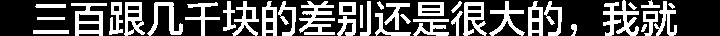
#> input picture picReg/wumiiTrainImage/newImage/5.png, 720 x 36 px, found by its file name
$ python locateStr4.py   (Python 2 division)
#> lines starting #> are read from the running program, lines starting #| are printed output that depends on the picture; after the words box and inside, x2 and y2 are one past the last pixel; in counts of white or black regions, pixels touching at a corner belong together
#coding:utf-8
import cv2
import os
import numpy as np
import matplotlib.pyplot as plt

class myLocate(object):
    """ """
    def readImg(self,imgPath):
        """ 读取图片"""
        img=cv2.imread(imgPath)
#> img is the input picture: shape (36, 720, 3); 33.4% white; 37 white regions, largest, box (x1, y1, x2, y2) and area: (603, 0, 639, 36) 617, (299, 1, 335, 35) 615, (71, 3, 107, 36) 549
        return img

    # [29 lines left out: functions getImgPathList, showImg, delStrUp, not called in this run]

    def tailorRow(self,thresh):
        """删除圈上下的空白行"""
        m,n=thresh.shape#181 720
#> m = 36; n = 720
        xList=[]
        for x in range(m):
            tNdarry= thresh[x][:]
            #print type(tNdarry)
            tNdarryBool=tNdarry!=0
            #print len(tNdarry)
            if True in tNdarryBool:
                xList.append(x)
#> after the loop, xList = 36 values from 0 to 35

        xMin=min(xList)
#> xMin = 0
        xMax=max(xList)#
#> xMax = 35
        imgTest=thresh[xMin:xMax+1]
        #去掉上方的字
        #imgTest=self.delStrUp(thresh,imgTest,xMax)
        #self.showImg("imgTest",imgTest)
        return imgTest

    def tailorColumn(self,thresh):
        """ 去掉圈左右的灰度值为0的列"""
        m,n=thresh.shape
#> m = 36; n = 720
        #print threshT.shape
        yList=[]
        for y in range(n):
            tNdarry= thresh[:,y]
            #print tNdarry
            #print type(tNdarry)
            tNdarryBool=tNdarry!=0
            #print len(tNdarry)
            if True in tNdarryBool:
                yList.append(y)
#> after the loop, yList = 568 values from 33 to 676
        yMin=min(yList)
#> yMin = 33
        yMax=max(yList)
#> yMax = 676
        imgTest=thresh[:,yMin:yMax]
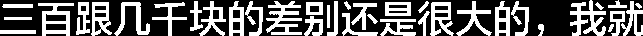
#> imgTest: shape (36, 643); 37.4% white; 37 white regions, largest, box (x1, y1, x2, y2) and area: (570, 0, 606, 36) 617, (266, 1, 302, 35) 615, (38, 3, 74, 36) 549

        return imgTest

    def getContinutIndexDict(self,sumCol):
        """ 找到列表中连续的不为0 的 下标"""
        #找到第一个零元素
        tDict={}
        tList=[]

        zeroFirstIndex=sumCol.index(0)

        controlIndex=0
        for i in range(zeroFirstIndex,len(sumCol)-1):
            sum1=sumCol[i]
            if sum1==0:
                tList.append(i)
            else:
                if len(tList)!=0:
                    tDict[controlIndex]=tList
                    controlIndex+=1
                    tList=[]
        return tDict

    def cutByColSapce(self,img_Col):
        """ 包含多个图形的分成多个图(目前只有行上存在多个图)"""
        imgList=[]
        m,n=img_Col.shape
#> m = 36; n = 643
        sumCol=[]
        for y in range(n):#列投影，计算每一列的和
            tNdarry = img_Col[:, y]
            sum1=sum(tNdarry)
            sumCol.append(sum1)
#> this loop made 643 passes
#> sum1 on passes 1 to 3: 1020, 1020, 1275
#> after the loop, sumCol = 643 values, max 8925 at index 334, min 0 at index 36, mean 3434.4
        if 0 in sumCol:
            # 获取列投影为零的列标
            continutIndexDict = self.getContinutIndexDict(sumCol)
#> in getContinutIndexDict, `zeroFirstIndex=sumCol.index(0)`: zeroFirstIndex = 36
#> the loop in getContinutIndexDict, `for i in range(zeroFirstIndex,len(sumCol)-1):` made 606 passes
#> sum1 on passes 1 to 12: 0, 0, 765, 765, 765, 765, 7140, 7140, 7140, 7140, 3315, 3570
#> after the loop in getContinutIndexDict, `for i in range(zeroFirstIndex,len(sumCol)-1):`: controlIndex = 20; tDict = 20 items; tList = []
#> continutIndexDict = 20 items
            # 将不为零的图像切出
            yMin = 0#
            yMax=n
#> yMax = 643
            for k in continutIndexDict:
                tList = continutIndexDict[k]
                yMax1 = max(tList) + 1
                yMin1 = min(tList)
                img = img_Col[:, yMin:yMin1]
                #self.showImg("t", img)
                yMin = yMax1
                imgList.append(img)
#> this loop made 20 passes
#> (tList, yMax1, yMin1, yMin) on passes 1 to 12: ([36, 37], 38, 36, 38), ([74, 75], 76, 74, 76), ([90], 91, 90, 91), ([112, 113], 114, 112, 114), ([150, 151], 152, 150, 152), ([187, 188, 189], 190, 187, 190), ([226, 227, 228], 229, 226, 229), ([244], 245, 244, 245), ([263, 264, 265], 266, 263, 266), ([302, 303], 304, 302, 304), ([323, 324, 325, 326], 327, 323, 327), ([338, 339, 340, 341], 342, 338, 342)
#> (yMax1, yMin1, yMin) on pass 19: (570, 544, 570)
#> pass 1, in cutByColSapce, `img = img_Col[:, yMin:yMin1]`:
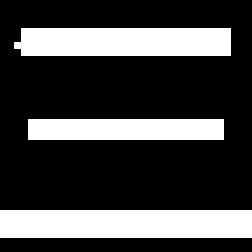
#> img: shape (36, 36) (shown 7 times larger); 26.9% white; 3 white regions, box (x1, y1, x2, y2) and area: (0, 30, 36, 34) 144, (2, 4, 33, 8) 121, (4, 17, 32, 20) 84
#> pass 2, in cutByColSapce, `img = img_Col[:, yMin:yMin1]`:
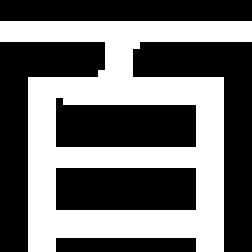
#> img: shape (36, 36) (shown 7 times larger); 42.4% white; 1 white region, box (x1, y1, x2, y2) and area: (0, 3, 36, 36) 549
#> after the loop, imgList = 20 items
            #收尾
            if yMin<n:
                imgList.append(img_Col[:,yMin:n])
        else:
            imgList.append(img_Col)
        return imgList

    def getFirstSegment(self,tNdarry):
        """获取第一组灰度值为255的最大下标 """
        index=[]
        k=0
        for i in range(len(tNdarry)):
            val=tNdarry[i]
            if val==0:
                if k==0:
                    continue
                else:
                    break
            else:
                index.append(i)
                k+=1
        if len(index)==0:
            print tNdarry
        maxIndex=max(index)
        return maxIndex

    # [16 lines left out: function getSecondSegment, not called in this run]

    def scanRow(self,thresh):
        """ 行扫描，确定字符的行定位"""
        m,n=thresh.shape
        tList=[]
        for x in range(m):
            tNdarry =thresh[x][:]
            #print tNdarry
            first=self.getFirstSegment(tNdarry)
            if first>0.5*n:
                continue
            else:
                second = self.getSecondSegment(tNdarry)
                if second<0.5*n:
                    continue
                else:
                    midNDarry = tNdarry[first+1:second]
                    midNDarryBool=midNDarry!=0
                    #print midNDarry
                    if True in midNDarryBool:
                        tList.append(x)
        minN=min(tList)
        maxN=max(tList)
        return minN, maxN

    # [26 lines left out: function scanCol, not called in this run]

    def operationThresh(self,thresh):
        """ 对二值图操作，从中获取 字符串区域"""
        result = []
        img_Row = self.tailorRow(thresh)  # 删除圈上下空白行
        #self.showImg("t",img_Row)
        img_Col = self.tailorColumn(img_Row)  # 删除圈左右无用的信息
        #行上可能有几个图形，将其按列拆分得到图像列表
        imgList = self.cutByColSapce(img_Col)
#> imgList = 21 items
        for i in range(len(imgList)):
            img = imgList[i]
            minRow, maxRow = self.scanRow(img)
            minCol, maxCol = self.scanCol(img)
            test = img[minRow:maxRow, minCol:maxCol]
            result.append(test)
#> this loop made 1 pass
#> (m in scanRow, n in scanRow) on pass 1: (36, 36)
#| [0 0 0 0 0 0 0 0 0 0 0 0 0 0 0 0 0 0 0 0 0 0 0 0 0 0 0 0 0 0 0 0 0 0 0 0]
#> after the loop, result = []
        return result
if __name__=="__main__":
    ml = myLocate()
    imgPath = "E:\sunxianpeng_files\processImage\T3\img\\5.png".replace("\\", "/")
    #
    img=ml.readImg(imgPath)
    gray = cv2.cvtColor(img, cv2.COLOR_BGR2GRAY)
    ret, thresh = cv2.threshold(gray, 127, 255, cv2.THRESH_BINARY)  # 二值图
    #
#> (the run stopped early here; a loop or call above may not have finished)
